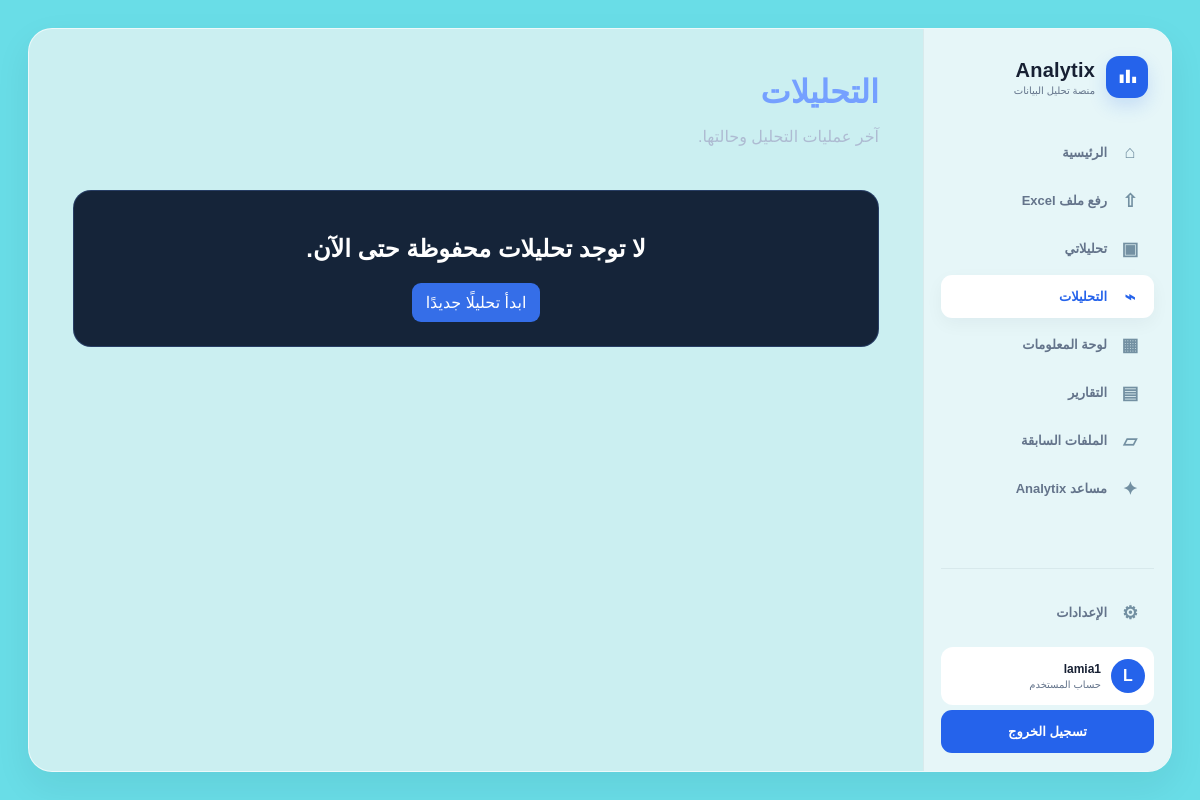
Page /analysis/ (signed in) on the earlier database version.
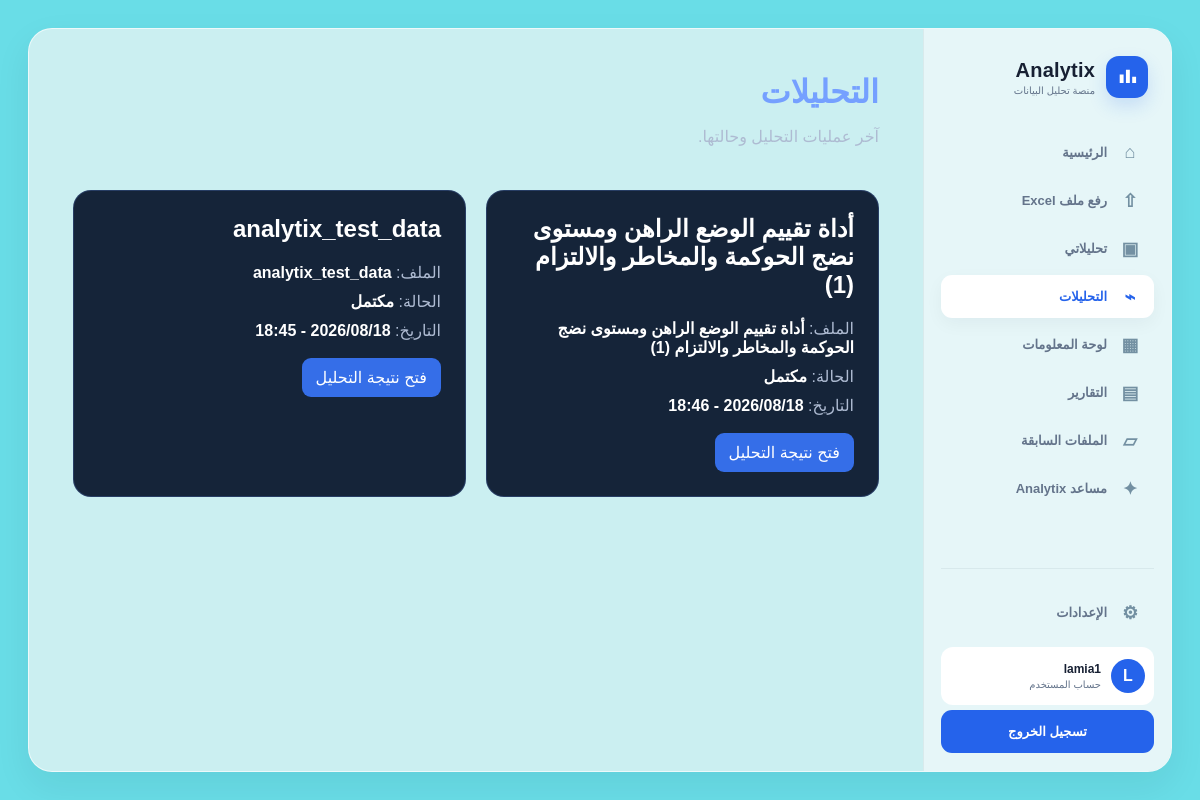
Same page on the later database version.
### analysis/models.py (models this page shows, shortened)
class AnalysisJob(models.Model):
    ANALYSIS_TYPES = [
        ('descriptive', 'تحليل وصفي'),
        ('data_quality', 'تحليل جودة البيانات'),
        ('sales', 'تحليل المبيعات'),
        ('financial', 'تحليل مالي'),
        ('correlation', 'تحليل الارتباط'),
        ('comparison', 'تحليل المقارنة'),
        ('custom', 'تحليل مخصص'),
    ]
    STATUS_CHOICES = [
        ('new', 'جديد'),
        ('queued', 'في قائمة الانتظار'),
        ('processing', 'قيد التنفيذ'),
        ('completed', 'مكتمل'),
        ('failed', 'فشل'),
        ('cancelled', 'ملغي'),
    ]
    owner = models.ForeignKey(
        settings.AUTH_USER_MODEL,
        on_delete=models.CASCADE,
        related_name='analysis_jobs',
        verbose_name='صاحب التحليل',
    )
    dataset = models.ForeignKey(
        Dataset,
        on_delete=models.CASCADE,
        related_name='analysis_jobs',
        verbose_name='ملف البيانات',
    )
    sheet = models.ForeignKey(
        DatasetSheet,
        on_delete=models.CASCADE,
        related_name='analysis_jobs',
        verbose_name='ورقة العمل',
    )
    name = models.CharField(
        max_length=255,
        verbose_name='اسم التحليل',
    )
    analysis_type = models.CharField(
        max_length=30,
        choices=ANALYSIS_TYPES,
        default='descriptive',
        verbose_name='نوع التحليل',
    )
    status = models.CharField(
        max_length=20,
        choices=STATUS_CHOICES,
        default='new',
        db_index=True,
        verbose_name='حالة التحليل',
    )
    progress = models.PositiveSmallIntegerField(
        default=0,
        verbose_name='نسبة التقدم',
        help_text='قيمة من 0 إلى 100',
    )
    error_message = models.TextField(
        blank=True,
        verbose_name='رسالة الخطأ',
    )
    created_at = models.DateTimeField(
        auto_now_add=True,
        verbose_name='تاريخ الإنشاء',
    )
    started_at = models.DateTimeField(
        blank=True,
        null=True,
        verbose_name='وقت بدء التنفيذ',
    )
    completed_at = models.DateTimeField(
        blank=True,
        null=True,
        verbose_name='وقت اكتمال التنفيذ',
    )
    updated_at = models.DateTimeField(
        auto_now=True,
        verbose_name='تاريخ آخر تحديث',
    )
    class Meta:
        verbose_name = 'عملية تحليل'
        verbose_name_plural = 'عمليات التحليل'
        ordering = ['-created_at']
        indexes = [
            models.Index(
                fields=[
                    'owner',
                    'status',
                ],
            ),
            models.Index(
                fields=[
                    'analysis_type',
                ],
            ),
        ]

### datasets/models.py (models this page shows, shortened)
class Dataset(models.Model):
    STATUS_CHOICES = [
        ('uploaded', 'تم الرفع'),
        ('reading', 'جارٍ قراءة الملف'),
        ('ready', 'جاهز للتحليل'),
        ('failed', 'فشل تجهيز الملف'),
    ]
    user = models.ForeignKey(
        settings.AUTH_USER_MODEL,
        on_delete=models.CASCADE,
        related_name='datasets',
        verbose_name='المستخدم',
    )
    title = models.CharField(
        max_length=200,
        verbose_name='اسم ملف البيانات',
    )
    file = models.FileField(
        upload_to='analytix/excel_files/%Y/%m/',
        storage=raw_storage,
          max_length=500,
        validators=[
            FileExtensionValidator(
                allowed_extensions=[
                    'xlsx',
                    'xls',
                    'xlsm',
                ],
            ),
            validate_excel_size,
        ],
        verbose_name='ملف Excel',
    )
    original_filename = models.CharField(
        max_length=255,
        blank=True,
        verbose_name='اسم الملف الأصلي',
    )
    file_size = models.PositiveBigIntegerField(
        default=0,
        editable=False,
        verbose_name='حجم الملف بالبايت',
    )
    status = models.CharField(
        max_length=20,
        choices=STATUS_CHOICES,
        default='uploaded',
        db_index=True,
        verbose_name='حالة الملف',
    )
    error_message = models.TextField(
        blank=True,
        verbose_name='رسالة الخطأ',
    )
    uploaded_at = models.DateTimeField(
        auto_now_add=True,
        verbose_name='تاريخ الرفع',
    )
    updated_at = models.DateTimeField(
        auto_now=True,
        verbose_name='تاريخ آخر تحديث',
    )
    class Meta:
        verbose_name = 'ملف بيانات'
        verbose_name_plural = 'ملفات البيانات'
        ordering = ['-uploaded_at']
        indexes = [
            models.Index(
                fields=['user', 'status'],
            ),
            models.Index(
                fields=['uploaded_at'],
            ),
        ]

### analysis/views.py (the view)
# urls.py: path('', views.analysis_list, name='list'),
@login_required
def analysis_list(request):
    analyses = (
        AnalysisJob.objects
        .filter(owner=request.user)
        .select_related('dataset', 'sheet')
        .order_by('-created_at')
    )
    return render(request, 'analysis-templates/list.html', {'analyses': analyses})

### templates/analysis-templates/list.html
{% extends 'workspace_section_base.html' %}{% block title %}التحليلات | Analytix{% endblock %}{% block content %}<header class="section-heading"><div><h1>التحليلات</h1><p>آخر عمليات التحليل وحالتها.</p></div></header>{% if analyses %}<section class="section-grid">{% for analysis in analyses %}<article class="section-card"><h2>{{ analysis.name }}</h2><div class="facts"><span>الملف: <b>{{ analysis.dataset.title }}</b></span><span>الحالة: <b>{{ analysis.get_status_display }}</b></span><span>التاريخ: <b>{{ analysis.created_at|date:"Y/m/d - H:i" }}</b></span></div><div class="actions"><a class="action" href="{% url 'datasets:detail' analysis.dataset.pk %}">فتح نتيجة التحليل</a></div></article>{% endfor %}</section>{% else %}<section class="empty-state"><h2>لا توجد تحليلات محفوظة حتى الآن.</h2><a class="action" href="{% url 'datasets:list' %}">ابدأ تحليلًا جديدًا</a></section>{% endif %}{% endblock %}

Differences in the rows shown:
added AnalysisJob: name "أداة تقييم الوضع الراهن ومستوى نضج الحوكمة والمخاطر والالتزام (1)", dataset "أداة تقييم الوضع الراهن ومستوى نضج الحوكمة والمخاطر والالتزام (1)", status "مكتمل", created_at "2026/08/18 - 18:46"
added AnalysisJob: name "analytix_test_data", dataset "analytix_test_data", status "مكتمل", created_at "2026/08/18 - 18:45"
Other differences:
text no longer shown: "لا توجد تحليلات محفوظة حتى الآن. ابدأ تحليلًا جديدًا"
